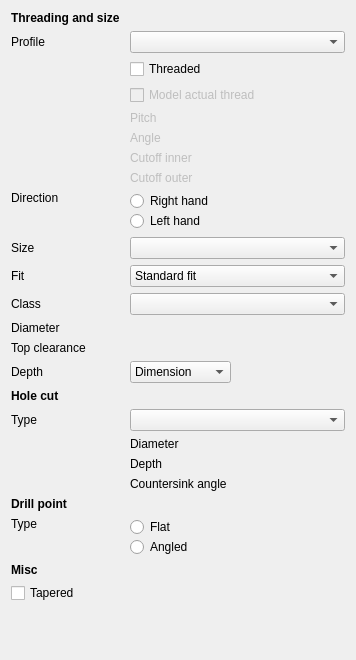
<?xml version="1.0" encoding="UTF-8"?>
<ui version="4.0">
 <class>TaskHoleParameters</class>
 <widget class="QWidget" name="TaskHoleParameters">
  <property name="geometry">
   <rect>
    <x>0</x>
    <y>0</y>
    <width>356</width>
    <height>660</height>
   </rect>
  </property>
  <property name="windowTitle">
   <string>Task Hole Parameters</string>
  </property>
  <layout class="QGridLayout" name="gridLayout">
   <item row="23" column="2" colspan="2">
    <widget class="Gui::PrefQuantitySpinBox" name="TaperedAngle" native="true">
     <property name="unit" stdset="0">
      <string notr="true">deg</string>
     </property>
    </widget>
   </item>
   <item row="22" column="0" colspan="7">
    <widget class="QLabel" name="label_16">
     <property name="text">
      <string>&lt;b&gt;Misc&lt;/b&gt;</string>
     </property>
    </widget>
   </item>
   <item row="18" column="2" colspan="2">
    <widget class="QLabel" name="label_12">
     <property name="text">
      <string>Depth</string>
     </property>
    </widget>
   </item>
   <item row="14" column="4" colspan="3">
    <widget class="Gui::PrefQuantitySpinBox" name="Depth" native="true">
     <property name="unit" stdset="0">
      <string notr="true">mm</string>
     </property>
    </widget>
   </item>
   <item row="5" column="2">
    <widget class="QLabel" name="label_Angle">
     <property name="enabled">
      <bool>false</bool>
     </property>
     <property name="text">
      <string>Angle</string>
     </property>
    </widget>
   </item>
   <item row="21" column="2" colspan="5">
    <widget class="QWidget" name="widget_2" native="true">
     <layout class="QVBoxLayout" name="verticalLayout_2">
      <property name="spacing">
       <number>0</number>
      </property>
      <property name="leftMargin">
       <number>0</number>
      </property>
      <property name="topMargin">
       <number>0</number>
      </property>
      <property name="rightMargin">
       <number>0</number>
      </property>
      <property name="bottomMargin">
       <number>0</number>
      </property>
      <item>
       <widget class="QRadioButton" name="drillPointFlat">
        <property name="sizePolicy">
         <sizepolicy hsizetype="Maximum" vsizetype="Fixed">
          <horstretch>0</horstretch>
          <verstretch>0</verstretch>
         </sizepolicy>
        </property>
        <property name="text">
         <string>Flat</string>
        </property>
       </widget>
      </item>
      <item>
       <layout class="QHBoxLayout" name="horizontalLayout">
        <item>
         <widget class="QRadioButton" name="drillPointAngled">
          <property name="sizePolicy">
           <sizepolicy hsizetype="Maximum" vsizetype="Fixed">
            <horstretch>0</horstretch>
            <verstretch>0</verstretch>
           </sizepolicy>
          </property>
          <property name="text">
           <string>Angled</string>
          </property>
         </widget>
        </item>
        <item>
         <widget class="Gui::PrefQuantitySpinBox" name="DrillPointAngle" native="true">
          <property name="unit" stdset="0">
           <string notr="true">deg</string>
          </property>
         </widget>
        </item>
       </layout>
      </item>
     </layout>
    </widget>
   </item>
   <item row="4" column="3" colspan="4">
    <widget class="Gui::PrefQuantitySpinBox" name="ThreadPitch" native="true">
     <property name="enabled">
      <bool>false</bool>
     </property>
     <property name="unit" stdset="0">
      <string notr="true">mm</string>
     </property>
    </widget>
   </item>
   <item row="6" column="2">
    <widget class="QLabel" name="label_CutoffInner">
     <property name="enabled">
      <bool>false</bool>
     </property>
     <property name="text">
      <string>Cutoff inner</string>
     </property>
    </widget>
   </item>
   <item row="10" column="2" colspan="5">
    <widget class="QComboBox" name="ThreadFit">
     <item>
      <property name="text">
       <string>Standard fit</string>
      </property>
     </item>
     <item>
      <property name="text">
       <string>Close fit</string>
      </property>
     </item>
    </widget>
   </item>
   <item row="3" column="2" colspan="5">
    <widget class="QCheckBox" name="ModelActualThread">
     <property name="enabled">
      <bool>false</bool>
     </property>
     <property name="text">
      <string>Model actual thread</string>
     </property>
    </widget>
   </item>
   <item row="15" column="0" colspan="7">
    <widget class="QLabel" name="label_14">
     <property name="text">
      <string>&lt;b&gt;Hole cut&lt;/b&gt;</string>
     </property>
    </widget>
   </item>
   <item row="2" column="2" colspan="5">
    <widget class="QCheckBox" name="Threaded">
     <property name="text">
      <string>Threaded</string>
     </property>
    </widget>
   </item>
   <item row="17" column="4" colspan="3">
    <widget class="Gui::PrefQuantitySpinBox" name="HoleCutDiameter" native="true">
     <property name="unit" stdset="0">
      <string notr="true">mm</string>
     </property>
    </widget>
   </item>
   <item row="24" column="2">
    <spacer name="verticalSpacer">
     <property name="orientation">
      <enum>Qt::Vertical</enum>
     </property>
     <property name="sizeHint" stdset="0">
      <size>
       <width>20</width>
       <height>40</height>
      </size>
     </property>
    </spacer>
   </item>
   <item row="19" column="2" colspan="2">
    <widget class="QLabel" name="label_10">
     <property name="text">
      <string>Countersink angle</string>
     </property>
    </widget>
   </item>
   <item row="17" column="2" colspan="2">
    <widget class="QLabel" name="label_11">
     <property name="text">
      <string>Diameter</string>
     </property>
    </widget>
   </item>
   <item row="0" column="0" colspan="7">
    <widget class="QLabel" name="label_13">
     <property name="text">
      <string>&lt;b&gt;Threading and size&lt;/b&gt;</string>
     </property>
    </widget>
   </item>
   <item row="14" column="2" colspan="2">
    <widget class="QComboBox" name="DepthType">
     <property name="sizePolicy">
      <sizepolicy hsizetype="MinimumExpanding" vsizetype="Fixed">
       <horstretch>0</horstretch>
       <verstretch>0</verstretch>
      </sizepolicy>
     </property>
     <item>
      <property name="text">
       <string>Dimension</string>
      </property>
     </item>
     <item>
      <property name="text">
       <string>Through all</string>
      </property>
     </item>
    </widget>
   </item>
   <item row="16" column="2" colspan="5">
    <widget class="QComboBox" name="HoleCutType"/>
   </item>
   <item row="11" column="0" colspan="2">
    <widget class="QLabel" name="label_5">
     <property name="sizePolicy">
      <sizepolicy hsizetype="Maximum" vsizetype="Preferred">
       <horstretch>0</horstretch>
       <verstretch>0</verstretch>
      </sizepolicy>
     </property>
     <property name="text">
      <string>Class</string>
     </property>
    </widget>
   </item>
   <item row="1" column="0" colspan="2">
    <widget class="QLabel" name="label_2">
     <property name="sizePolicy">
      <sizepolicy hsizetype="Maximum" vsizetype="Preferred">
       <horstretch>0</horstretch>
       <verstretch>0</verstretch>
      </sizepolicy>
     </property>
     <property name="text">
      <string>Profile</string>
     </property>
    </widget>
   </item>
   <item row="4" column="2">
    <widget class="QLabel" name="label_Pitch">
     <property name="enabled">
      <bool>false</bool>
     </property>
     <property name="text">
      <string>Pitch</string>
     </property>
    </widget>
   </item>
   <item row="10" column="0" colspan="2">
    <widget class="QLabel" name="label_3">
     <property name="text">
      <string>Fit</string>
     </property>
    </widget>
   </item>
   <item row="5" column="3" colspan="4">
    <widget class="Gui::PrefQuantitySpinBox" name="ThreadAngle" native="true">
     <property name="enabled">
      <bool>false</bool>
     </property>
     <property name="unit" stdset="0">
      <string notr="true">deg</string>
     </property>
    </widget>
   </item>
   <item row="16" column="0">
    <widget class="QLabel" name="label">
     <property name="sizePolicy">
      <sizepolicy hsizetype="Maximum" vsizetype="Preferred">
       <horstretch>0</horstretch>
       <verstretch>0</verstretch>
      </sizepolicy>
     </property>
     <property name="text">
      <string>Type</string>
     </property>
    </widget>
   </item>
   <item row="20" column="0" colspan="7">
    <widget class="QLabel" name="label_9">
     <property name="sizePolicy">
      <sizepolicy hsizetype="Maximum" vsizetype="Preferred">
       <horstretch>0</horstretch>
       <verstretch>0</verstretch>
      </sizepolicy>
     </property>
     <property name="text">
      <string>&lt;b&gt;Drill point&lt;/b&gt;</string>
     </property>
     <property name="alignment">
      <set>Qt::AlignLeading|Qt::AlignLeft|Qt::AlignTop</set>
     </property>
    </widget>
   </item>
   <item row="9" column="2" colspan="5">
    <widget class="QComboBox" name="ThreadSize"/>
   </item>
   <item row="13" column="0">
    <widget class="QLabel" name="label_17">
     <property name="text">
      <string>Top clearance</string>
     </property>
    </widget>
   </item>
   <item row="21" column="0" colspan="2">
    <widget class="QLabel" name="label_15">
     <property name="text">
      <string>Type</string>
     </property>
     <property name="alignment">
      <set>Qt::AlignLeading|Qt::AlignLeft|Qt::AlignTop</set>
     </property>
    </widget>
   </item>
   <item row="19" column="4" colspan="3">
    <widget class="Gui::PrefQuantitySpinBox" name="HoleCutCountersinkAngle" native="true">
     <property name="unit" stdset="0">
      <string notr="true">deg</string>
     </property>
    </widget>
   </item>
   <item row="7" column="3" colspan="4">
    <widget class="Gui::PrefQuantitySpinBox" name="ThreadCutOffOuter" native="true">
     <property name="enabled">
      <bool>false</bool>
     </property>
     <property name="unit" stdset="0">
      <string notr="true">mm</string>
     </property>
    </widget>
   </item>
   <item row="18" column="4" colspan="3">
    <widget class="Gui::PrefQuantitySpinBox" name="HoleCutDepth" native="true">
     <property name="unit" stdset="0">
      <string notr="true">mm</string>
     </property>
    </widget>
   </item>
   <item row="1" column="2" colspan="5">
    <widget class="QComboBox" name="ThreadType"/>
   </item>
   <item row="8" column="2" colspan="5">
    <widget class="QWidget" name="widget" native="true">
     <layout class="QVBoxLayout" name="verticalLayout">
      <property name="spacing">
       <number>0</number>
      </property>
      <property name="leftMargin">
       <number>0</number>
      </property>
      <property name="topMargin">
       <number>0</number>
      </property>
      <property name="rightMargin">
       <number>0</number>
      </property>
      <property name="bottomMargin">
       <number>0</number>
      </property>
      <item>
       <widget class="QRadioButton" name="directionRightHand">
        <property name="text">
         <string>Right hand</string>
        </property>
       </widget>
      </item>
      <item>
       <widget class="QRadioButton" name="directionLeftHand">
        <property name="text">
         <string>Left hand</string>
        </property>
       </widget>
      </item>
     </layout>
    </widget>
   </item>
   <item row="8" column="0" colspan="2">
    <widget class="QLabel" name="label_8">
     <property name="sizePolicy">
      <sizepolicy hsizetype="Maximum" vsizetype="Preferred">
       <horstretch>0</horstretch>
       <verstretch>0</verstretch>
      </sizepolicy>
     </property>
     <property name="text">
      <string>Direction</string>
     </property>
     <property name="alignment">
      <set>Qt::AlignLeading|Qt::AlignLeft|Qt::AlignTop</set>
     </property>
    </widget>
   </item>
   <item row="23" column="0" colspan="2">
    <widget class="QCheckBox" name="Tapered">
     <property name="text">
      <string>Tapered</string>
     </property>
    </widget>
   </item>
   <item row="6" column="3" colspan="4">
    <widget class="Gui::PrefQuantitySpinBox" name="ThreadCutOffInner" native="true">
     <property name="enabled">
      <bool>false</bool>
     </property>
     <property name="unit" stdset="0">
      <string notr="true">mm</string>
     </property>
    </widget>
   </item>
   <item row="14" column="0" colspan="2">
    <widget class="QLabel" name="label_6">
     <property name="sizePolicy">
      <sizepolicy hsizetype="Maximum" vsizetype="Preferred">
       <horstretch>0</horstretch>
       <verstretch>0</verstretch>
      </sizepolicy>
     </property>
     <property name="text">
      <string>Depth</string>
     </property>
    </widget>
   </item>
   <item row="9" column="0">
    <widget class="QLabel" name="label_4">
     <property name="sizePolicy">
      <sizepolicy hsizetype="Maximum" vsizetype="Preferred">
       <horstretch>0</horstretch>
       <verstretch>0</verstretch>
      </sizepolicy>
     </property>
     <property name="text">
      <string>Size</string>
     </property>
    </widget>
   </item>
   <item row="7" column="2">
    <widget class="QLabel" name="label_CutoffOuter">
     <property name="enabled">
      <bool>false</bool>
     </property>
     <property name="text">
      <string>Cutoff outer</string>
     </property>
    </widget>
   </item>
   <item row="12" column="0">
    <widget class="QLabel" name="label_7">
     <property name="sizePolicy">
      <sizepolicy hsizetype="Maximum" vsizetype="Preferred">
       <horstretch>0</horstretch>
       <verstretch>0</verstretch>
      </sizepolicy>
     </property>
     <property name="text">
      <string>Diameter</string>
     </property>
    </widget>
   </item>
   <item row="11" column="2" colspan="5">
    <widget class="QComboBox" name="ThreadClass"/>
   </item>
   <item row="13" column="4" colspan="3">
    <widget class="Gui::PrefQuantitySpinBox" name="TopClearance" native="true"/>
   </item>
   <item row="12" column="4" colspan="3">
    <widget class="Gui::PrefQuantitySpinBox" name="Diameter" native="true">
     <property name="unit" stdset="0">
      <string notr="true">mm</string>
     </property>
    </widget>
   </item>
  </layout>
 </widget>
 <customwidgets>
  <customwidget>
   <class>Gui::PrefQuantitySpinBox</class>
   <extends>QWidget</extends>
   <header>Gui/PrefWidgets.h</header>
  </customwidget>
 </customwidgets>
 <resources/>
 <connections/>
</ui>
